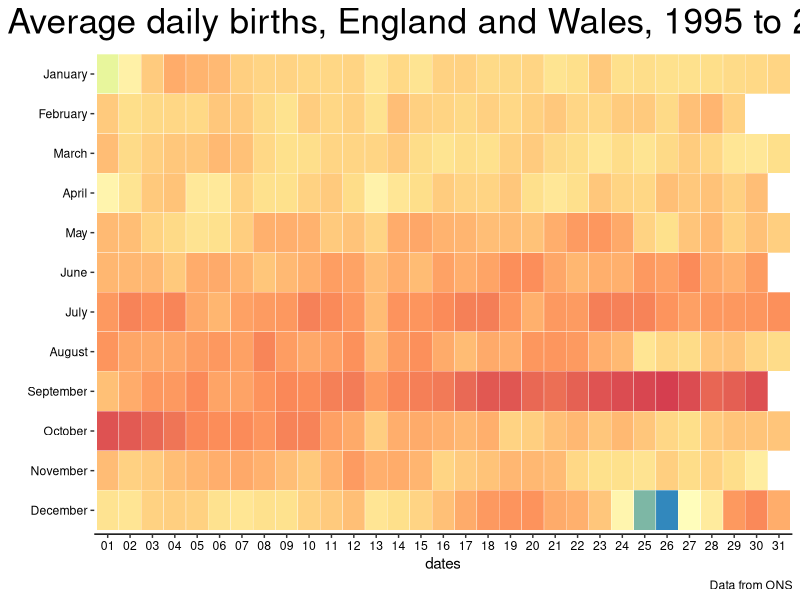

The R source for this figure:
library(tidyverse)
library(stringr)
library(forcats)


# data from ONS -----------------------------------------------------------
# copied over using {datapasta} package
# https://www.ons.gov.uk/visualisations/nesscontent/dvc307/line_chart/data.csv
# original is long and doesn't fit well on the screen

ons_births <- tibble::tribble(
     ~date, ~average,
  "01-Jan",   1573.5,
  "02-Jan",  1712.45,
  "03-Jan",  1795.25,
  "04-Jan",  1834.35,
  "05-Jan",  1824.35,
  "06-Jan",   1817.3,
  "07-Jan",  1790.85,
  "08-Jan",  1783.35,
  "09-Jan",   1785.3,
  "10-Jan",   1780.3,
  "11-Jan",  1779.95,
  "12-Jan",  1783.65,
  "13-Jan",   1747.6,
  "14-Jan",  1778.05,
  "15-Jan",   1754.7,
  "16-Jan",   1786.7,
  "17-Jan",  1787.55,
  "18-Jan",   1776.9,
  "19-Jan",  1777.55,
  "20-Jan",   1783.1,
  "21-Jan",   1756.6,
  "22-Jan",  1767.85,
  "23-Jan",   1797.6,
  "24-Jan",  1767.55,
  "25-Jan",  1771.55,
  "26-Jan",   1765.6,
  "27-Jan",   1765.3,
  "28-Jan",   1770.1,
  "29-Jan",  1775.15,
  "30-Jan",  1778.05,
  "31-Jan",     1783,
  "01-Feb",  1796.35,
  "02-Feb",   1770.5,
  "03-Feb",   1777.9,
  "04-Feb",  1779.75,
  "05-Feb",     1778,
  "06-Feb",  1800.45,
  "07-Feb",   1796.7,
  "08-Feb",   1776.7,
  "09-Feb",   1760.3,
  "10-Feb",  1793.35,
  "11-Feb",   1780.4,
  "12-Feb",  1788.25,
  "13-Feb",   1760.7,
  "14-Feb",   1811.4,
  "15-Feb",  1788.45,
  "16-Feb",  1783.95,
  "17-Feb",  1777.65,
  "18-Feb",   1789.3,
  "19-Feb",   1779.2,
  "20-Feb",  1789.55,
  "21-Feb",     1799,
  "22-Feb",  1780.75,
  "23-Feb",  1778.95,
  "24-Feb",  1795.65,
  "25-Feb",  1796.75,
  "26-Feb",  1776.15,
  "27-Feb",  1809.25,
  "28-Feb",   1822.9,
  "29-Feb",   1788.2,
  "01-Mar",   1812.6,
  "02-Mar",  1775.35,
  "03-Mar",   1789.8,
  "04-Mar",   1800.7,
  "05-Mar",   1800.9,
  "06-Mar",     1818,
  "07-Mar",  1808.45,
  "08-Mar",   1779.4,
  "09-Mar",  1766.95,
  "10-Mar",   1769.6,
  "11-Mar",     1782,
  "12-Mar",   1782.5,
  "13-Mar",  1782.45,
  "14-Mar",   1796.8,
  "15-Mar",   1772.9,
  "16-Mar",  1756.65,
  "17-Mar",   1771.5,
  "18-Mar",   1765.5,
  "19-Mar",   1787.9,
  "20-Mar",   1795.2,
  "21-Mar",     1777,
  "22-Mar",   1770.7,
  "23-Mar",   1746.9,
  "24-Mar",   1772.7,
  "25-Mar",  1755.65,
  "26-Mar",  1776.25,
  "27-Mar",  1794.65,
  "28-Mar",  1779.95,
  "29-Mar",     1748,
  "30-Mar",  1745.55,
  "31-Mar",  1767.95,
  "01-Apr",   1702.3,
  "02-Apr",  1755.25,
  "03-Apr",   1797.9,
  "04-Apr",   1805.9,
  "05-Apr",   1741.4,
  "06-Apr",  1738.05,
  "07-Apr",   1786.7,
  "08-Apr",  1764.55,
  "09-Apr",   1766.4,
  "10-Apr",   1786.3,
  "11-Apr",  1796.35,
  "12-Apr",  1772.65,
  "13-Apr",   1707.8,
  "14-Apr",   1748.9,
  "15-Apr",  1770.25,
  "16-Apr",   1794.3,
  "17-Apr",   1784.9,
  "18-Apr",  1783.65,
  "19-Apr",  1800.75,
  "20-Apr",  1767.45,
  "21-Apr",   1744.5,
  "22-Apr",   1767.4,
  "23-Apr",   1800.6,
  "24-Apr",     1784,
  "25-Apr",   1779.6,
  "26-Apr",   1810.2,
  "27-Apr",  1798.45,
  "28-Apr",   1807.1,
  "29-Apr",   1788.9,
  "30-Apr",  1811.35,
  "01-May",   1816.4,
  "02-May",   1811.6,
  "03-May",  1785.75,
  "04-May",   1776.2,
  "05-May",   1757.5,
  "06-May",   1765.1,
  "07-May",   1791.7,
  "08-May",  1829.25,
  "09-May",  1829.65,
  "10-May",   1826.5,
  "11-May",  1796.65,
  "12-May",   1804.9,
  "13-May",  1783.45,
  "14-May",  1833.85,
  "15-May",   1839.7,
  "16-May",   1825.7,
  "17-May",  1822.95,
  "18-May",  1811.15,
  "19-May",   1813.2,
  "20-May",   1806.4,
  "21-May",  1831.45,
  "22-May",   1854.7,
  "23-May",  1859.75,
  "24-May",  1837.95,
  "25-May",   1784.9,
  "26-May",  1766.25,
  "27-May",  1803.15,
  "28-May",  1818.15,
  "29-May",   1787.7,
  "30-May",   1808.4,
  "31-May",   1790.5,
  "01-Jun",  1820.85,
  "02-Jun",  1818.65,
  "03-Jun",   1817.4,
  "04-Jun",  1797.65,
  "05-Jun",  1834.15,
  "06-Jun",  1836.15,
  "07-Jun",   1823.3,
  "08-Jun",  1802.15,
  "09-Jun",  1817.55,
  "10-Jun",  1829.05,
  "11-Jun",   1851.5,
  "12-Jun",   1845.4,
  "13-Jun",   1811.2,
  "14-Jun",  1830.85,
  "15-Jun",   1814.6,
  "16-Jun",  1845.75,
  "17-Jun",   1830.9,
  "18-Jun",   1843.8,
  "19-Jun",  1868.85,
  "20-Jun",   1869.9,
  "21-Jun",   1840.2,
  "22-Jun",   1820.7,
  "23-Jun",  1830.35,
  "24-Jun",   1828.5,
  "25-Jun",   1857.1,
  "26-Jun",  1847.95,
  "27-Jun",  1874.05,
  "28-Jun",  1837.05,
  "29-Jun",   1827.8,
  "30-Jun",   1853.4,
  "01-Jul",  1856.55,
  "02-Jul",  1885.05,
  "03-Jul",     1874,
  "04-Jul",  1882.35,
  "05-Jul",   1837.1,
  "06-Jul",  1822.05,
  "07-Jul",  1847.05,
  "08-Jul",   1854.8,
  "09-Jul",   1858.7,
  "10-Jul",  1887.75,
  "11-Jul",  1875.65,
  "12-Jul",  1859.05,
  "13-Jul",  1813.95,
  "14-Jul",  1863.55,
  "15-Jul",  1861.55,
  "16-Jul",   1873.5,
  "17-Jul",   1889.9,
  "18-Jul",  1892.65,
  "19-Jul",  1860.25,
  "20-Jul",  1828.85,
  "21-Jul",  1856.65,
  "22-Jul",  1854.45,
  "23-Jul",  1890.15,
  "24-Jul",  1888.35,
  "25-Jul",   1885.1,
  "26-Jul",   1862.6,
  "27-Jul",   1848.3,
  "28-Jul",  1857.65,
  "29-Jul",     1858,
  "30-Jul",  1860.75,
  "31-Jul",  1867.25,
  "01-Aug",   1861.8,
  "02-Aug",  1840.85,
  "03-Aug",   1837.4,
  "04-Aug",  1839.45,
  "05-Aug",   1852.5,
  "06-Aug",   1857.7,
  "07-Aug",  1847.05,
  "08-Aug",  1882.85,
  "09-Aug",  1851.75,
  "10-Aug",   1838.3,
  "11-Aug",   1848.5,
  "12-Aug",   1866.7,
  "13-Aug",  1816.05,
  "14-Aug",   1853.2,
  "15-Aug",   1867.8,
  "16-Aug",  1834.55,
  "17-Aug",  1814.65,
  "18-Aug",  1836.15,
  "19-Aug",  1830.95,
  "20-Aug",  1859.75,
  "21-Aug",   1860.9,
  "22-Aug",   1856.2,
  "23-Aug",   1831.7,
  "24-Aug",   1818.3,
  "25-Aug",  1751.95,
  "26-Aug",   1779.6,
  "27-Aug",     1774,
  "28-Aug",  1802.15,
  "29-Aug",  1803.95,
  "30-Aug",  1782.65,
  "31-Aug",  1773.15,
  "01-Sep",   1809.6,
  "02-Sep",  1834.15,
  "03-Sep",   1858.7,
  "04-Sep",  1856.65,
  "05-Sep",  1875.15,
  "06-Sep",   1843.6,
  "07-Sep",  1844.35,
  "08-Sep",  1863.95,
  "09-Sep",  1877.75,
  "10-Sep",   1873.1,
  "11-Sep",   1888.7,
  "12-Sep",   1894.9,
  "13-Sep",  1855.15,
  "14-Sep",  1879.75,
  "15-Sep",   1890.3,
  "16-Sep",   1898.4,
  "17-Sep",   1920.8,
  "18-Sep",   1943.2,
  "19-Sep",  1945.85,
  "20-Sep",   1922.3,
  "21-Sep",  1912.95,
  "22-Sep",   1931.8,
  "23-Sep",  1948.65,
  "24-Sep",   1958.3,
  "25-Sep",  1965.15,
  "26-Sep",   1973.5,
  "27-Sep",   1957.2,
  "28-Sep",   1924.8,
  "29-Sep",   1934.2,
  "30-Sep",  1952.35,
  "01-Oct",  1950.55,
  "02-Oct",  1940.05,
  "03-Oct",  1921.95,
  "04-Oct",  1904.85,
  "05-Oct",  1877.45,
  "06-Oct",  1871.75,
  "07-Oct",   1873.5,
  "08-Oct",   1861.3,
  "09-Oct",  1885.75,
  "10-Oct",  1885.85,
  "11-Oct",  1847.95,
  "12-Oct",   1836.6,
  "13-Oct",  1790.95,
  "14-Oct",  1831.25,
  "15-Oct",  1835.55,
  "16-Oct",   1827.7,
  "17-Oct",  1819.35,
  "18-Oct",  1830.05,
  "19-Oct",     1785,
  "20-Oct",   1790.2,
  "21-Oct",   1808.6,
  "22-Oct",  1818.65,
  "23-Oct",  1801.45,
  "24-Oct",  1817.85,
  "25-Oct",   1801.3,
  "26-Oct",   1779.5,
  "27-Oct",   1770.3,
  "28-Oct",  1795.45,
  "29-Oct",  1804.25,
  "30-Oct",  1803.95,
  "31-Oct",     1803,
  "01-Nov",   1813.5,
  "02-Nov",   1787.2,
  "03-Nov",   1794.7,
  "04-Nov",   1811.6,
  "05-Nov",  1821.95,
  "06-Nov",     1831,
  "07-Nov",  1837.45,
  "08-Nov",   1827.2,
  "09-Nov",   1811.5,
  "10-Nov",     1798,
  "11-Nov",   1826.5,
  "12-Nov",  1853.95,
  "13-Nov",   1829.8,
  "14-Nov",   1834.3,
  "15-Nov",   1822.3,
  "16-Nov",   1782.4,
  "17-Nov",  1795.35,
  "18-Nov",   1805.8,
  "19-Nov",  1819.75,
  "20-Nov",   1819.1,
  "21-Nov",  1814.85,
  "22-Nov",  1778.95,
  "23-Nov",  1765.75,
  "24-Nov",   1766.6,
  "25-Nov",  1757.45,
  "26-Nov",   1790.8,
  "27-Nov",   1772.3,
  "28-Nov",  1785.95,
  "29-Nov",  1771.05,
  "30-Nov",   1726.8,
  "01-Dec",   1757.3,
  "02-Dec",   1750.6,
  "03-Dec",  1785.85,
  "04-Dec",   1790.2,
  "05-Dec",  1787.65,
  "06-Dec",  1760.75,
  "07-Dec",   1750.2,
  "08-Dec",   1764.7,
  "09-Dec",  1762.15,
  "10-Dec",  1786.95,
  "11-Dec",  1796.95,
  "12-Dec",   1810.6,
  "13-Dec",  1751.25,
  "14-Dec",     1769,
  "15-Dec",   1783.3,
  "16-Dec",  1808.95,
  "17-Dec",   1835.1,
  "18-Dec",   1856.7,
  "19-Dec",  1862.55,
  "20-Dec",     1864,
  "21-Dec",  1834.75,
  "22-Dec",   1828.7,
  "23-Dec",     1801,
  "24-Dec",  1700.55,
  "25-Dec",   1422.4,
  "26-Dec",  1358.95,
  "27-Dec",  1673.15,
  "28-Dec",  1732.95,
  "29-Dec",  1857.25,
  "30-Dec",  1876.95,
  "31-Dec",  1832.75
  )


# month look up -----------------------------------------------------------
# create a table (again copied from Excel using {datapasta}) and then set months to factor and reverse
# order so reads better on the heatmap

month_lookup <- data.table::data.table(
         month = c("Jan","Feb","Mar","Apr","May","Jun","Jul",
                 "Aug","Sep","Oct","Nov","Dec"),
         month_full = c("January","February","March","April","May","June",
                 "July","August","September","October","November",
                 "December")
) %>% 
  mutate(month_full = factor(month_full, levels = c("January","February","March","April","May","June",
                                                        "July","August","September","October","November",
                                                        "December")),
         month_full = fct_rev(month_full))


# format table ------------------------------------------------------------
# use {stringr} to split out the date and then apply factor to dates so they appear in the chart
# also in order

heatmap <- ons_births %>% 
  mutate(dates = substring(date, 1, 2),
         dates = as.factor(dates),
         month = substring(date, 4, 6)
         ) %>% 
  left_join(month_lookup)


# Heatmap -------------------------------------------------------------------------
# copied from @VictimOfMaths's GitHub https://github.com/VictimOfMaths/COVID-19/blob/master/Heatmaps/English%20LA%20Heatmaps.R


births_plot <- ggplot(heatmap, aes(x = dates, y = month_full, fill = average))+
  geom_tile(colour = "White", show.legend = FALSE)+
  theme_classic() +
  scale_fill_distiller(palette = "Spectral") +
  scale_y_discrete(name = "") +
  labs(title = "Average daily births, England and Wales, 1995 to 2014",
       caption = "Data from ONS")+
  theme(axis.line.y = element_blank(), 
        plot.title.position = "plot",
        axis.text = element_text(colour = "Black"), 
        plot.title = element_text(size = rel(2.3)))
